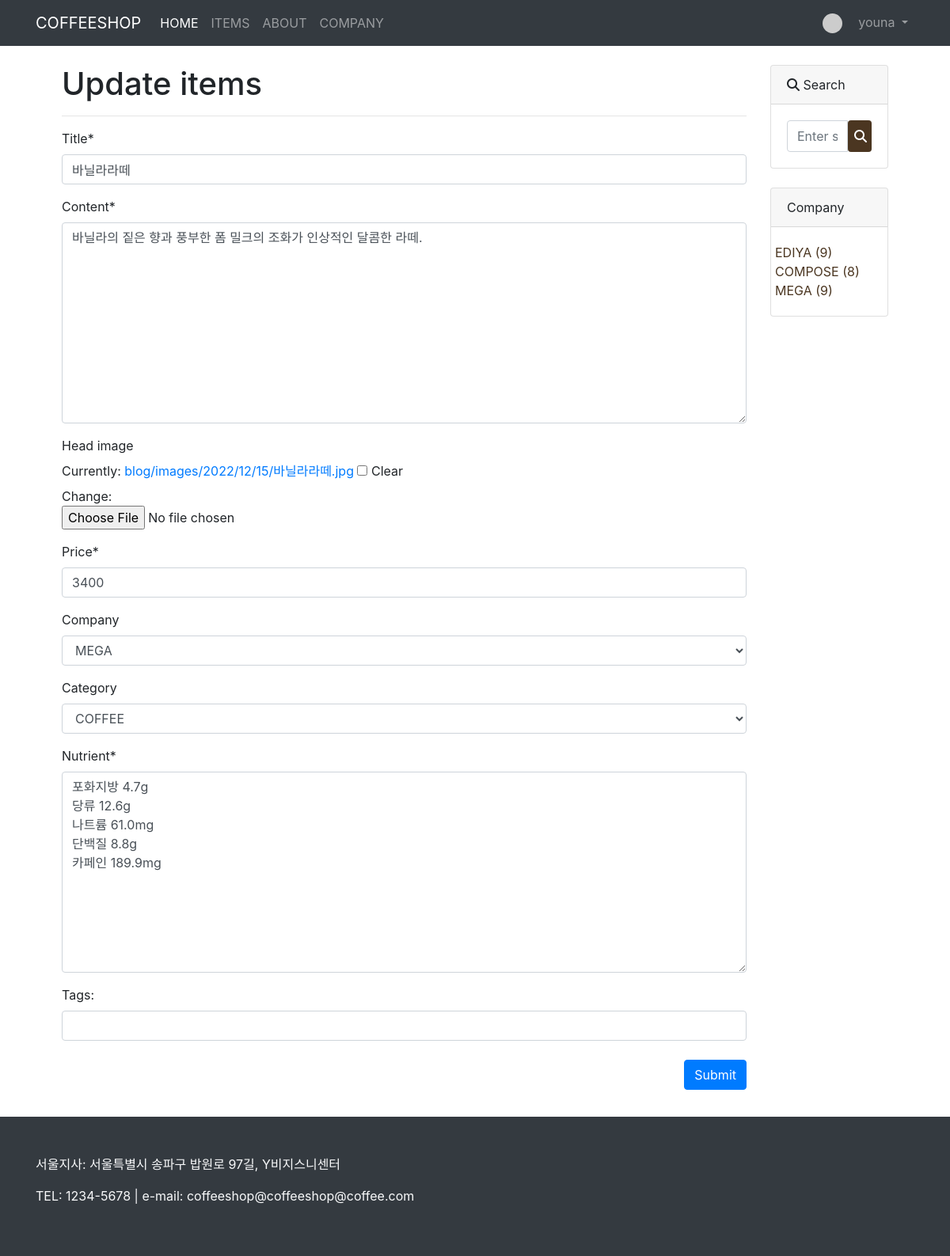
The page /product/update_item/15/ (signed in) on the database its author committed.
### product/models.py (models this page shows, shortened)
class Item(models.Model):
    title = models.CharField(max_length=35)
    content = MarkdownxField()
    head_image = models.ImageField(upload_to='blog/images/%Y/%m/%d/', blank=True)
    price = models.PositiveIntegerField(null=True)
    company = models.ForeignKey(Company, null=True, blank=True, on_delete=models.SET_NULL)
    category = models.ForeignKey(Category, null=True, blank=True, on_delete=models.SET_NULL)
    tags = models.ManyToManyField(Tag, blank=True)
    nutrient = models.TextField(null=True)

class Company(models.Model):
    name = models.CharField(max_length=50, unique=True)
    slug = models.SlugField(max_length=200, unique=True, allow_unicode=True)
    address = models.CharField(max_length=50, unique=True, null=True, blank=True)
    number = models.CharField(max_length=50, unique=True, null=True)
    email = models.EmailField(max_length=32, null=True)
    def __str__(self):
        return self.name
    def get_absolute_url(self):
        return f'/product/company/{self.slug}/'
    class Meta:
        verbose_name_plural = 'Companies'

### product/views.py (the view, shortened to what this page needs)
# urls.py: path('update_item/<int:pk>/', views.ItemUpdate.as_view()),
class ItemUpdate(LoginRequiredMixin, UpdateView):
    model = Item
    fields = ['title', 'content', 'head_image', 'price', 'company', 'category', 'nutrient']
    template_name = 'product/item_update_form.html'
    def dispatch(self, request, *args, **kwargs):
        current_user = self.request.user
        if current_user.is_authenticated:
            return super(ItemUpdate, self).dispatch(request, *args, **kwargs)
        else:
            raise PermissionDenied
    def get_context_data(self, **kwargs):
        context = super(ItemUpdate, self).get_context_data()
        context['companies'] = Company.objects.all()
        return context

### product/models.py (called while the page is built)
    def __str__(self):
        return self.name

### product/templates/product/item_update_form.html (shortened to what this page needs)
{% extends 'product/base.html' %}
{% load crispy_forms_tags %}
{% block main_area %}
  <h1>Update items</h1>
  <hr/>
  <form method="post" enctype="multipart/form-data">
      <table>
          {{form | crispy}}
          <div id="div_id_tags_str">
                <label for="id_tags">Tags:</label>
                <input id="id_tags" type="text" name="tags_str" value="{{tags_str_default}}" class="textinput textInput form-control">
          </div>
      </table>
      <br>
      <button type="submit" class="btn btn-primary float-right">Submit</button>
      <br>
      <br>
      <br>
  </form>
{% endblock %}

### product/templates/product/navbar.html (shortened to what this page needs)
{% load socialaccount %}
<nav class="navbar navbar-expand-lg navbar-dark bg-dark">
  <div class="container">
    <a class="navbar-brand" href="/">COFFEESHOP</a>
    <div class="collapse navbar-collapse" id="navbarNavDropdown">
      <ul class="navbar-nav">
        <li class="nav-item active">
          <a class="nav-link" href="/">HOME</a>
        </li>
        <li class="nav-item">
          <a class="nav-link" href="/product/">ITEMS</a>
        </li>
        {% if user.is_authenticated %}
        <li class="nav-item">
          <a class="nav-link" href="/about_me/">ABOUT</a>
        </li>
        {% endif %}
        <li class="nav-item">
          <a class="nav-link" href="/about_company/">COMPANY</a>
        </li>
      </ul>
      <ul class="navbar-nav ml-auto">
            {% if user.is_authenticated %}
            <li class="nav-item dropdown">
              <a class="nav-link dropdown-toggle" href="#" id="navbarDropdownMenuLink" role="button" data-toggle="dropdown" aria-haspopup="true" aria-expanded="false">
                {% if user.socialaccount_set.first.get_avatar_url %}
                <img class="rounded-circle mr-3" src="{{user.socialaccount_set.first.get_avatar_url}}" width="25px" />
                {% else %}
                <img class="rounded-circle mr-3" src="{{'https://dummyimage.com/50x50/ced4da/6c757d.jpg'}}" width="25px" />
                {% endif %}
                {{user.username}}
              </a>
            </li>
            {% else %}
            <li class="nav-item">
              <a href="#" data-toggle="modal" data-target="#loginModal" class="nav-link">LOGIN</a>
            </li>
            {% endif %}
          </ul>
    </div>
  </div>
</nav>

### product/templates/product/sidebar.html (shortened to what this page needs)
          <div class="card mb-4">
            <div class="card-header">
              <i class="fa-solid fa-magnifying-glass"></i> Search
            </div>
            <div class="card-body">
              <div class="input-group">
                <input style="height:40px;" id="search-input" class="form-control" type="text" placeholder="Enter search term..." aria-label="Enter search term..." aria-describedby="button-search"/>
                <button
                  class="btn text-white"
                  id="button-search"
                  type="button"
                  onclick="searchItem()"
                  style="background-color:#4B3621;width:30px;"
                >
                    <i class="fa-solid fa-magnifying-glass" style="position:relative;right:5px;"></i>
                </button>
              </div>
            </div>
          </div>
          <div class="card mb-4" id="category_card">
            <div class="card-header">Company</div>
            <div class="card-body">
              <div class="row">
                <ul class="list-unstyled mb-0">
                  {% for c in companies %}
                  <li><a href="{{c.get_absolute_url}}" style="color:#4B3621;">{{c}} ({{c.item_set.count}})</a></li>
                  {% endfor %}
                </ul>
              </div>
            </div>
          </div>

### rows shown on the page
Item: title "바닐라라떼", content "바닐라의 짙은 향과 풍부한 폼 밀크의 조화가 인상적인 달콤한 라떼.", price "3400", company "MEGA", category "COFFEE", nutrient "포화지방 4.7g 당류 12.6g 나트륨 61.0mg 단백질 8.8g 카페인 189.9mg"
Company: name "EDIYA", item_set.count "9"
Company: name "COMPOSE", item_set.count "8"
Company: name "MEGA", item_set.count "9"

### other values the page prints
{{ user.username }} "youna"
